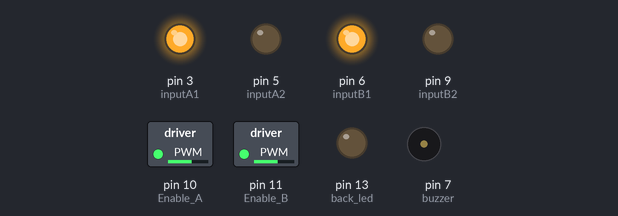
A sketch run on a simulated Arduino Uno, built with avr-gcc and run on an emulated ATmega328P. Parts: switched loads named in the sketch (green lamp = pin HIGH), output pins drawn as LEDs (lit = HIGH), buzzer (waves = sounding). What the sketch prints to the serial monitor is not drawn.

Above: at 11.55 s.
At 14.45 s:
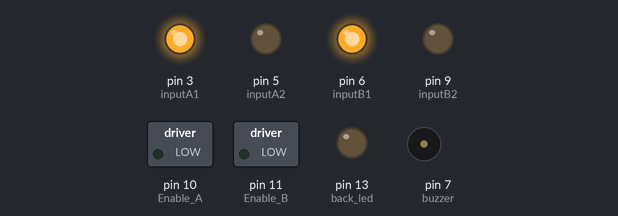
At 15.95 s:
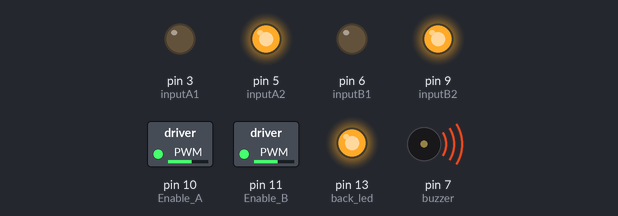
At 17.45 s:
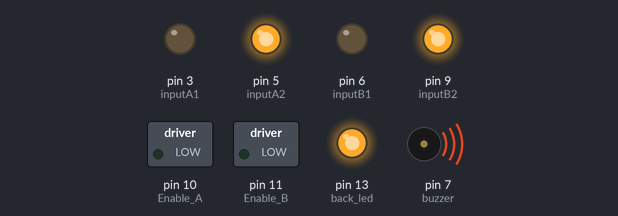
Timing chart, 0 to 19.3 s (numbered marks = the images above):
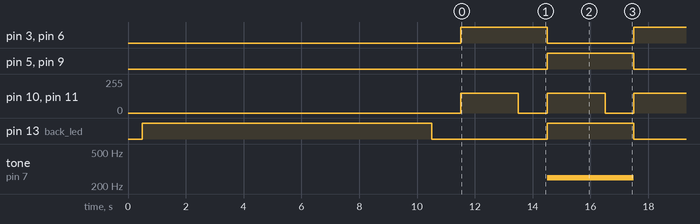

The sketch:

KIAN_robot2.ino
```cpp
#include <QTRSensors.h>

QTRSensors qtr;
const uint8_t SensorCount = 6;
uint16_t sensorValues[SensorCount];


const int Enable_A = 10;
const int Enable_B = 11;
const int inputA1 = 3;
const int inputA2 = 5;
const int inputB1 = 6;
const int inputB2 = 9;

int back_led = 13;
int buzzer = 7;

void setup() {
  pinMode(Enable_A, OUTPUT);
  pinMode(Enable_B, OUTPUT);
  pinMode(inputA1, OUTPUT);
  pinMode(inputA2, OUTPUT);
  pinMode(inputB1, OUTPUT);
  pinMode(inputB2, OUTPUT);
  pinMode(back_led, OUTPUT);
  pinMode(buzzer, OUTPUT);


  //--------------QTR SETUP-------------------
  qtr.setTypeAnalog();
  qtr.setSensorPins((const uint8_t[]){A0, A1, A2, A3, A4, A5}, SensorCount);
  qtr.setEmitterPin(2);

  delay(500);
  pinMode(LED_BUILTIN, OUTPUT);
  digitalWrite(LED_BUILTIN, HIGH); // turn on Arduino's LED to indicate we are in calibration mode

  //------kalibrate ayarlamalar------
  for (uint16_t i = 0; i < 400; i++)
  {
    qtr.calibrate();
  }
  digitalWrite(LED_BUILTIN, LOW); // turn off Arduino's LED to indicate we are through with calibration

  // print the calibration minimum values measured when emitters were on
  Serial.begin(9600);
  for (uint8_t i = 0; i < SensorCount; i++)
  {
    Serial.print(qtr.calibrationOn.minimum[i]);
    Serial.print(' ');
  }
  Serial.println();

  // print the calibration maximum values measured when emitters were on
  for (uint8_t i = 0; i < SensorCount; i++)
  {
    Serial.print(qtr.calibrationOn.maximum[i]);
    Serial.print(' ');
  }
  Serial.println();
  Serial.println();
  delay(1000);


}

void loop() {
 forward();
 backward();

}
void forward(){
  analogWrite(Enable_A, 150);
  analogWrite(Enable_B, 150);

  digitalWrite(inputA1, HIGH);
  digitalWrite(inputA2, LOW);

  digitalWrite(inputB1 , HIGH);
  digitalWrite(inputB2, LOW);
  delay(2000);

  analogWrite(Enable_A, 0);
  analogWrite(Enable_B, 0);
  delay(1000);
  }

void backward(){
  digitalWrite(back_led,1);
  tone(buzzer, 250);
  analogWrite(Enable_A, 150);
  analogWrite(Enable_B, 150);

  digitalWrite(inputA1, LOW);
  digitalWrite(inputA2, HIGH);

  digitalWrite(inputB1 , LOW);
  digitalWrite(inputB2, HIGH);
  delay(2000);

  analogWrite(Enable_A, 0);
  analogWrite(Enable_B, 0);
  delay(1000);
  digitalWrite(back_led,0);
  noTone(buzzer);
  }
```

Measured:
- by itself, pin 3 (inputA1), pin 5 (inputA2), pin 6 (inputB1), pin 9 (inputB2): alternates HIGH for 3.0 s and LOW for 3.0 s
- by itself, pin 10 (Enable_A), pin 11 (Enable_B): alternates 150/255 for 2.0 s and 0/255 for 1.0 s
- by itself, pin 13 (back_led): repeats every 6.0 s: HIGH 3.0 s, LOW 3.0 s
- by itself, tone on pin 7 (buzzer): alternates 250 Hz for 3.0 s and silent for 3.0 s
